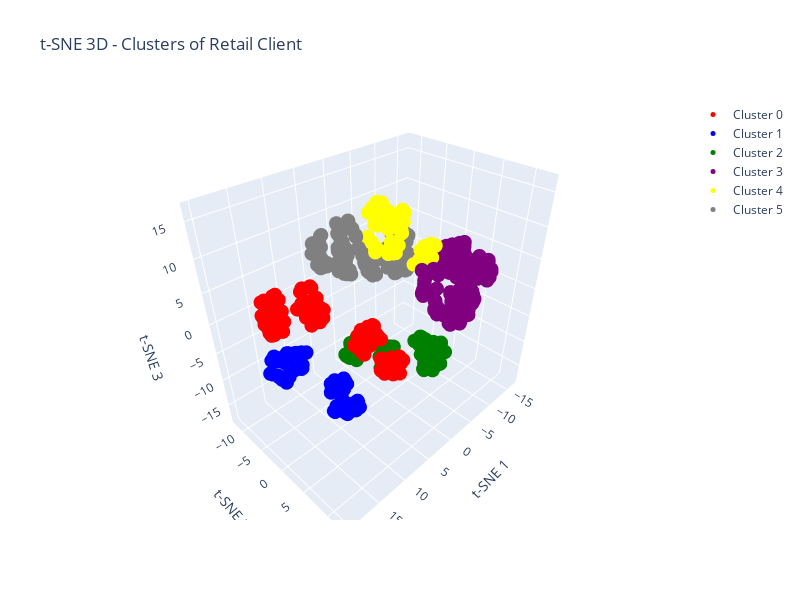

The cell this chart's notebook holds for it:
### Code cell
# Couleurs pour les clusters
colors = ['red', 'blue', 'green', 'purple', 'yellow', 'gray']

# Créer les traces pour chaque cluster
traces = []
for cluster_id in range(6):
    mask = df_encoded['AggCluster6'] == cluster_id
    traces.append(go.Scatter3d(
        x=tsne_3d_result[mask, 0],
        y=tsne_3d_result[mask, 1],
        z=tsne_3d_result[mask, 2],
        mode='markers',
        marker=dict(
            size=5,
            color=colors[cluster_id]
        ),
        name=f'Cluster {cluster_id}'
    ))

# Créer la figure
fig = go.Figure(data=traces)

# Mise en forme
fig.update_layout(
    title='t-SNE 3D - Clusters of Retail Client',
    scene=dict(
        xaxis_title='t-SNE 1',
        yaxis_title='t-SNE 2',
        zaxis_title='t-SNE 3'
    ),
    width=800,
    height=600
)

fig.show()
